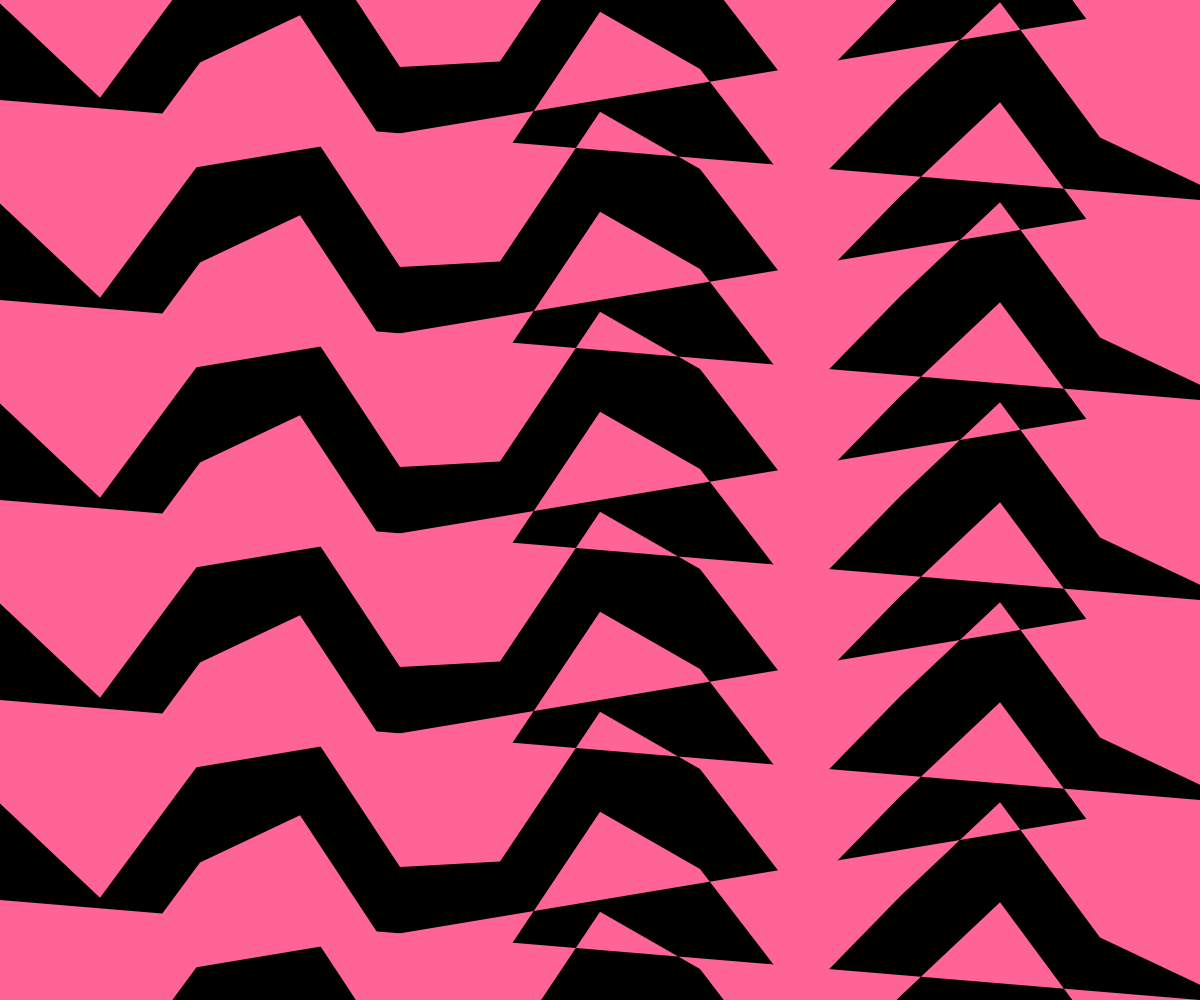
Frame 1 (no input)
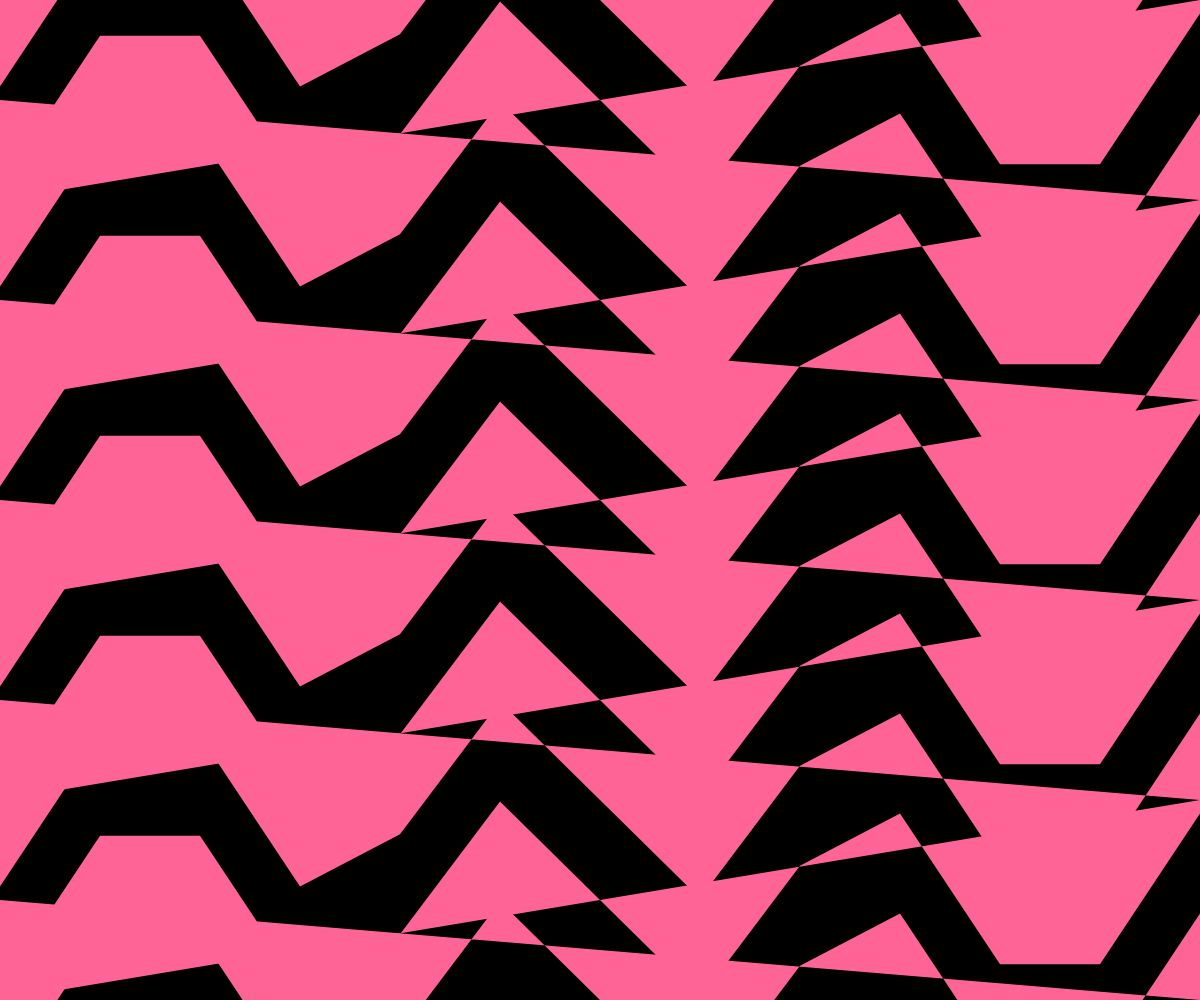
Frame 60 (no input)
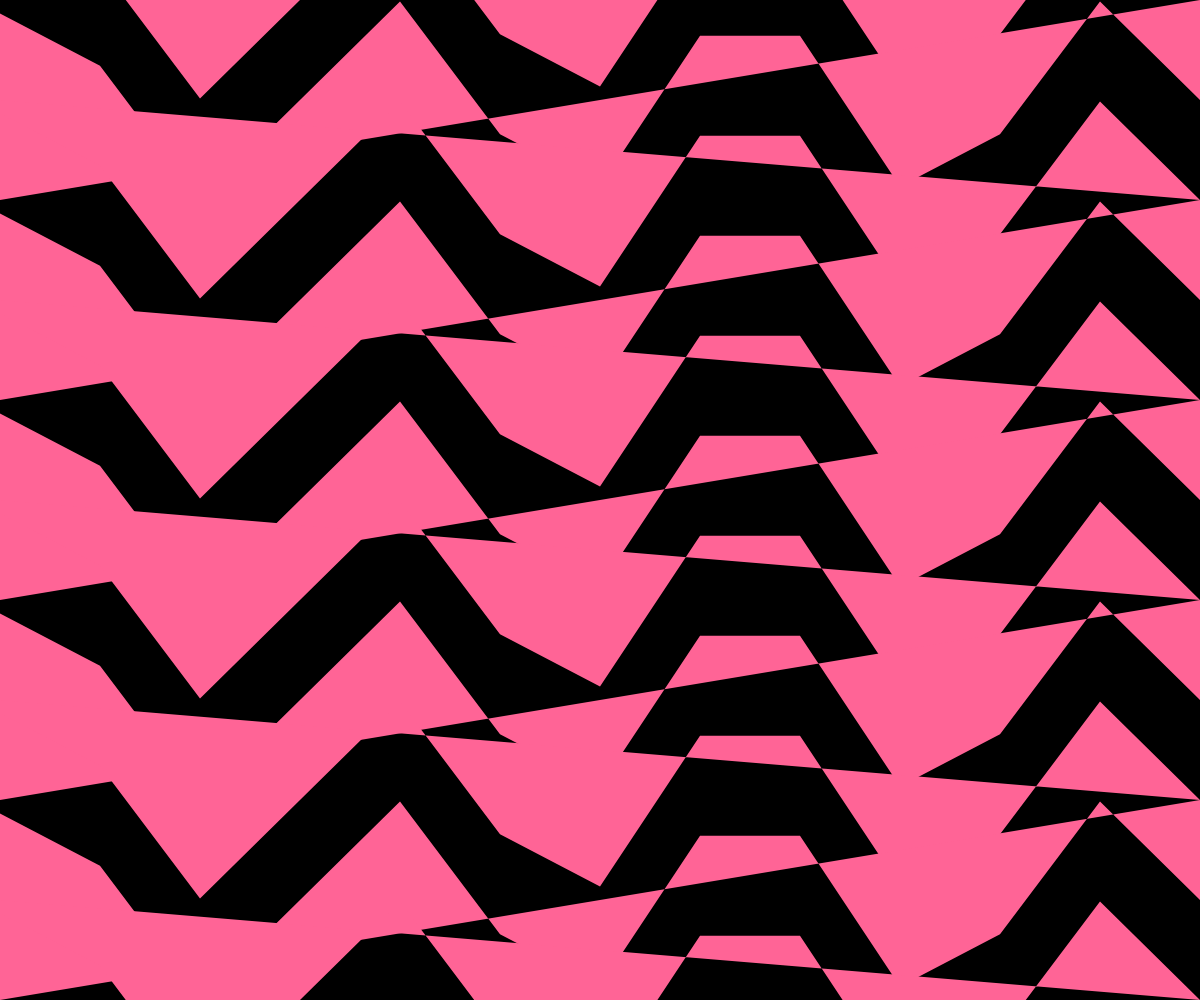
Frame 120 (the mouse pressed at the canvas centre since frame 60)

The p5.js sketch that drew these frames (run headless with seeded random() and noise() and a simulated clock; from frame 60 on, the mouse is pressed at the canvas centre):

// p5.js sketch
// ── sketch.js
function setup() {
  createCanvas(windowWidth, windowHeight);
  angleMode(DEGREES);
  noStroke();
}

const distance = 100;
const numWaves = 10;
const fillColor = [255, 100, 150];
const backgroundColor = 0;
const xStep = 100;
const waveSpeed = 2;
const waveAmplitude = 100;
const firstShapeBaseY1 = 0;
const firstShapeBaseY2 = -100;
const secondShapeBaseY1 = -100;
const secondShapeBaseY2 = 100;

function draw() {
  background(0);

  for (let i = 0; i < numWaves; i++) {
    fill(fillColor);
    beginShape();
    for (let x = 0; x <= width; x += xStep) {
      let y = sin(x + frameCount * waveSpeed) * waveAmplitude;
      vertex(x, y);
    }
    vertex(width, firstShapeBaseY1);
    vertex(0, firstShapeBaseY2);
    endShape(CLOSE);

    translate(0, distance);
    fill(fillColor);
    beginShape();
    for (let x = 0; x <= width; x += xStep) {
      let y = sin(x + frameCount * waveSpeed) * waveAmplitude;
      vertex(x, y);
    }
    vertex(width, secondShapeBaseY1);
    vertex(0, secondShapeBaseY2);
    endShape(CLOSE);

    translate(0, distance);
  }
}
